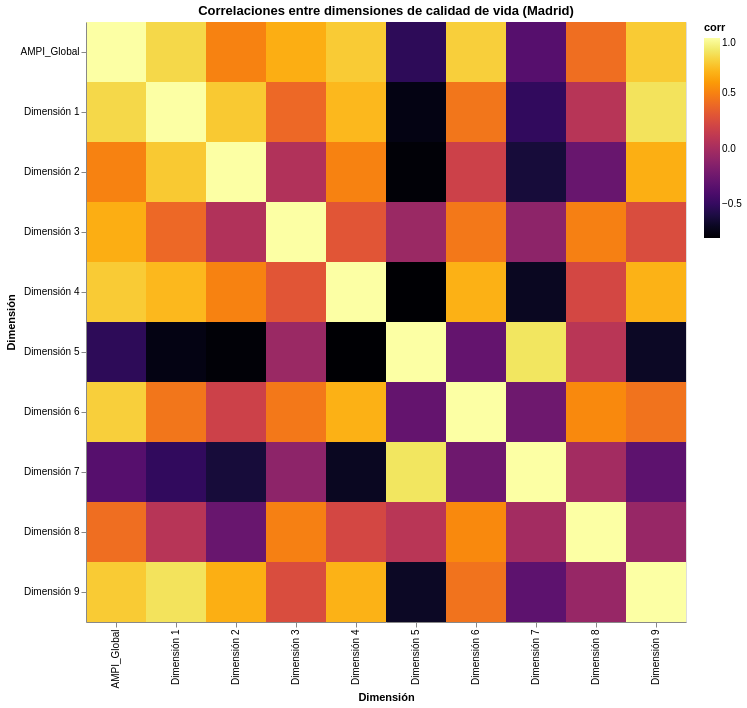

Notebook code cell kept with this figure:
### Code cell
# CORRELACIONES SIGNIFICATIVAS
#(entre dimensiones de calidad de vida en Madrid)
# Matriz de correlación usando Madrid (solo valores madrid)
import pandas as pd

# 1. Seleccionamos datos de Madrid
df_cor = df_07_Madrid.copy()

# 2. Renombramos la columna hoja para evitar colisiones
df_cor = df_cor.rename(columns={"hoja": "dimension"})

# 3. Eliminamos columnas no numéricas
df_cor_clean = df_cor.drop(columns=["CCAA"])

# 4. Convertimos todo a número
df_cor_clean = df_cor_clean.set_index("dimension").apply(pd.to_numeric, errors="coerce")

# 5. Calculamos correlación entre dimensiones
df_corr = df_cor_clean.T.corr()


# Heatmap Altair
#Permite saber qué dimensiones se correlacionan más:
#Salud ↔ Educación
#Condiciones materiales ↔ Trabajo
#Seguridad ↔ Cohesión,...
df_corr_reset = df_corr.reset_index().rename(columns={"index": "dimension"})

df_corr_long = df_corr_reset.melt(id_vars="dimension", var_name="dimension2", value_name="corr")

#heatmap
chart_corr = (
    alt.Chart(df_corr_long)
    .mark_rect()
    .encode(
        x=alt.X("dimension:N", title="Dimensión"),
        y=alt.Y("dimension2:N", title="Dimensión"),
        color=alt.Color("corr:Q", scale=alt.Scale(scheme="inferno")),
        tooltip=["dimension", "dimension2", alt.Tooltip("corr:Q", format=".3f")]
    )
    .properties(
        width=600,
        height=600,
        title="Correlaciones entre dimensiones de calidad de vida (Madrid)"
    )
)

chart_corr

### Figure 1 — Vega-Lite specification as saved in the notebook (floating-point values rounded to 4 significant figures)
{"$schema": "https://vega.github.io/schema/vega-lite/v5.20.1.json", "config": {"view": {"continuousHeight": 300, "continuousWidth": 300}}, "data": {"name": "data-24bce69cb2d488dc37a039ff0e9eecf4"}, "datasets": {"data-24bce69cb2d488dc37a039ff0e9eecf4": [{"corr": 1, "dimension": "Dimensión 1", "dimension2": "Dimensión 1"}, {"corr": 0.7719, "dimension": "Dimensión 2", "dimension2": "Dimensión 1"}, {"corr": 0.3941, "dimension": "Dimensión 3", "dimension2": "Dimensión 1"}, {"corr": 0.7098, "dimension": "Dimensión 4", "dimension2": "Dimensión 1"}, {"corr": -0.7482, "dimension": "Dimensión 5", "dimension2": "Dimensión 1"}, {"corr": 0.4515, "dimension": "Dimensión 6", "dimension2": "Dimensión 1"}, {"corr": -0.5154, "dimension": "Dimensión 7", "dimension2": "Dimensión 1"}, {"corr": 0.07691, "dimension": "Dimensión 8", "dimension2": "Dimensión 1"}, {"corr": 0.8689, "dimension": "Dimensión 9", "dimension2": "Dimensión 1"}, {"corr": 0.8274, "dimension": "AMPI_Global", "dimension2": "Dimensión 1"}, {"corr": 0.7719, "dimension": "Dimensión 1", "dimension2": "Dimensión 2"}, {"corr": 1, "dimension": "Dimensión 2", "dimension2": "Dimensión 2"}, {"corr": 0.04935, "dimension": "Dimensión 3", "dimension2": "Dimensión 2"}, {"corr": 0.5062, "dimension": "Dimensión 4", "dimension2": "Dimensión 2"}, {"corr": -0.7971, "dimension": "Dimensión 5", "dimension2": "Dimensión 2"}, {"corr": 0.1809, "dimension": "Dimensión 6", "dimension2": "Dimensión 2"}, {"corr": -0.6297, "dimension": "Dimensión 7", "dimension2": "Dimensión 2"}, {"corr": -0.2804, "dimension": "Dimensión 8", "dimension2": "Dimensión 2"}, {"corr": 0.676, "dimension": "Dimensión 9", "dimension2": "Dimensión 2"}, {"corr": 0.5047, "dimension": "AMPI_Global", "dimension2": "Dimensión 2"}, {"corr": 0.3941, "dimension": "Dimensión 1", "dimension2": "Dimensión 3"}, {"corr": 0.04935, "dimension": "Dimensión 2", "dimension2": "Dimensión 3"}, {"corr": 1, "dimension": "Dimensión 3", "dimension2": "Dimensión 3"}, {"corr": 0.3007, "dimension": "Dimensión 4", "dimension2": "Dimensión 3"}, {"corr": -0.05358, "dimension": "Dimensión 5", "dimension2": "Dimensión 3"}, {"corr": 0.4615, "dimension": "Dimensión 6", "dimension2": "Dimensión 3"}, {"corr": -0.111, "dimension": "Dimensión 7", "dimension2": "Dimensión 3"}, {"corr": 0.4953, "dimension": "Dimensión 8", "dimension2": "Dimensión 3"}, {"corr": 0.2554, "dimension": "Dimensión 9", "dimension2": "Dimensión 3"}, {"corr": 0.6733, "dimension": "AMPI_Global", "dimension2": "Dimensión 3"}, {"corr": 0.7098, "dimension": "Dimensión 1", "dimension2": "Dimensión 4"}, {"corr": 0.5062, "dimension": "Dimensión 2", "dimension2": "Dimensión 4"}, {"corr": 0.3007, "dimension": "Dimensión 3", "dimension2": "Dimensión 4"}, {"corr": 1, "dimension": "Dimensión 4", "dimension2": "Dimensión 4"}, {"corr": -0.8084, "dimension": "Dimensión 5", "dimension2": "Dimensión 4"}, {"corr": 0.6821, "dimension": "Dimensión 6", "dimension2": "Dimensión 4"}, {"corr": -0.704, "dimension": "Dimensión 7", "dimension2": "Dimensión 4"}, {"corr": 0.2195, "dimension": "Dimensión 8", "dimension2": "Dimensión 4"}, {"corr": 0.6882, "dimension": "Dimensión 9", "dimension2": "Dimensión 4"}, {"corr": 0.7782, "dimension": "AMPI_Global", "dimension2": "Dimensión 4"}, {"corr": -0.7482, "dimension": "Dimensión 1", "dimension2": "Dimensión 5"}, {"corr": -0.7971, "dimension": "Dimensión 2", "dimension2": "Dimensión 5"}, {"corr": -0.05358, "dimension": "Dimensión 3", "dimension2": "Dimensión 5"}, {"corr": -0.8084, "dimension": "Dimensión 4", "dimension2": "Dimensión 5"}, {"corr": 1, "dimension": "Dimensión 5", "dimension2": "Dimensión 5"}, {"corr": -0.298, "dimension": "Dimensión 6", "dimension2": "Dimensión 5"}, {"corr": 0.8776, "dimension": "Dimensión 7", "dimension2": "Dimensión 5"}, {"corr": 0.08814, "dimension": "Dimensión 8", "dimension2": "Dimensión 5"}, {"corr": -0.6906, "dimension": "Dimensión 9", "dimension2": "Dimensión 5"}, {"corr": -0.5323, "dimension": "AMPI_Global", "dimension2": "Dimensión 5"}, {"corr": 0.4515, "dimension": "Dimensión 1", "dimension2": "Dimensión 6"}, {"corr": 0.1809, "dimension": "Dimensión 2", "dimension2": "Dimensión 6"}, {"corr": 0.4615, "dimension": "Dimensión 3", "dimension2": "Dimensión 6"}, {"corr": 0.6821, "dimension": "Dimensión 4", "dimension2": "Dimensión 6"}, {"corr": -0.298, "dimension": "Dimensión 5", "dimension2": "Dimensión 6"}, {"corr": 1, "dimension": "Dimensión 6", "dimension2": "Dimensión 6"}, {"corr": -0.2536, "dimension": "Dimensión 7", "dimension2": "Dimensión 6"}, {"corr": 0.5343, "dimension": "Dimensión 8", "dimension2": "Dimensión 6"}, {"corr": 0.4413, "dimension": "Dimensión 9", "dimension2": "Dimensión 6"}, {"corr": 0.7945, "dimension": "AMPI_Global", "dimension2": "Dimensión 6"}, {"corr": -0.5154, "dimension": "Dimensión 1", "dimension2": "Dimensión 7"}, {"corr": -0.6297, "dimension": "Dimensión 2", "dimension2": "Dimensión 7"}, {"corr": -0.111, "dimension": "Dimensión 3", "dimension2": "Dimensión 7"}, {"corr": -0.704, "dimension": "Dimensión 4", "dimension2": "Dimensión 7"}, {"corr": 0.8776, "dimension": "Dimensión 5", "dimension2": "Dimensión 7"}, {"corr": -0.2536, "dimension": "Dimensión 6", "dimension2": "Dimensión 7"}, {"corr": 1, "dimension": "Dimensión 7", "dimension2": "Dimensión 7"}, {"corr": -0.01702, "dimension": "Dimensión 8", "dimension2": "Dimensión 7"}, {"corr": -0.3255, "dimension": "Dimensión 9", "dimension2": "Dimensión 7"}, {"corr": -0.3584, "dimension": "AMPI_Global", "dimension2": "Dimensión 7"}, {"corr": 0.07691, "dimension": "Dimensión 1", "dimension2": "Dimensión 8"}, {"corr": -0.2804, "dimension": "Dimensión 2", "dimension2": "Dimensión 8"}, {"corr": 0.4953, "dimension": "Dimensión 3", "dimension2": "Dimensión 8"}, {"corr": 0.2195, "dimension": "Dimensión 4", "dimension2": "Dimensión 8"}, {"corr": 0.08814, "dimension": "Dimensión 5", "dimension2": "Dimensión 8"}, {"corr": 0.5343, "dimension": "Dimensión 6", "dimension2": "Dimensión 8"}, {"corr": -0.01702, "dimension": "Dimensión 7", "dimension2": "Dimensión 8"}, {"corr": 1, "dimension": "Dimensión 8", "dimension2": "Dimensión 8"}, {"corr": -0.06929, "dimension": "Dimensión 9", "dimension2": "Dimensión 8"}, {"corr": 0.4183, "dimension": "AMPI_Global", "dimension2": "Dimensión 8"}, {"corr": 0.8689, "dimension": "Dimensión 1", "dimension2": "Dimensión 9"}, {"corr": 0.676, "dimension": "Dimensión 2", "dimension2": "Dimensión 9"}, {"corr": 0.2554, "dimension": "Dimensión 3", "dimension2": "Dimensión 9"}, {"corr": 0.6882, "dimension": "Dimensión 4", "dimension2": "Dimensión 9"}, {"corr": -0.6906, "dimension": "Dimensión 5", "dimension2": "Dimensión 9"}, {"corr": 0.4413, "dimension": "Dimensión 6", "dimension2": "Dimensión 9"}, {"corr": -0.3255, "dimension": "Dimensión 7", "dimension2": "Dimensión 9"}, {"corr": -0.06929, "dimension": "Dimensión 8", "dimension2": "Dimensión 9"}, {"corr": 1, "dimension": "Dimensión 9", "dimension2": "Dimensión 9"}, {"corr": 0.7775, "dimension": "AMPI_Global", "dimension2": "Dimensión 9"}, {"corr": 0.8274, "dimension": "Dimensión 1", "dimension2": "AMPI_Global"}, {"corr": 0.5047, "dimension": "Dimensión 2", "dimension2": "AMPI_Global"}, {"corr": 0.6733, "dimension": "Dimensión 3", "dimension2": "AMPI_Global"}, {"corr": 0.7782, "dimension": "Dimensión 4", "dimension2": "AMPI_Global"}, {"corr": -0.5323, "dimension": "Dimensión 5", "dimension2": "AMPI_Global"}, {"corr": 0.7945, "dimension": "Dimensión 6", "dimension2": "AMPI_Global"}, {"corr": -0.3584, "dimension": "Dimensión 7", "dimension2": "AMPI_Global"}, {"corr": 0.4183, "dimension": "Dimensión 8", "dimension2": "AMPI_Global"}, {"corr": 0.7775, "dimension": "Dimensión 9", "dimension2": "AMPI_Global"}, {"corr": 1, "dimension": "AMPI_Global", "dimension2": "AMPI_Global"}]}, "encoding": {"color": {"field": "corr", "scale": {"scheme": "inferno"}, "type": "quantitative"}, "tooltip": [{"field": "dimension", "type": "nominal"}, {"field": "dimension2", "type": "nominal"}, {"field": "corr", "format": ".3f", "type": "quantitative"}], "x": {"field": "dimension", "title": "Dimensión", "type": "nominal"}, "y": {"field": "dimension2", "title": "Dimensión", "type": "nominal"}}, "height": 600, "mark": {"type": "rect"}, "title": "Correlaciones entre dimensiones de calidad de vida (Madrid)", "width": 600}
